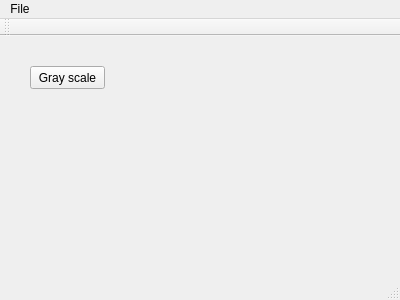
<?xml version="1.0" encoding="UTF-8"?>
<ui version="4.0">
 <class>MainWindow</class>
 <widget class="QMainWindow" name="MainWindow">
  <property name="geometry">
   <rect>
    <x>0</x>
    <y>0</y>
    <width>400</width>
    <height>300</height>
   </rect>
  </property>
  <property name="windowTitle">
   <string>MainWindow</string>
  </property>
  <widget class="QWidget" name="centralWidget">
   <widget class="QPushButton" name="grayscale">
    <property name="geometry">
     <rect>
      <x>30</x>
      <y>30</y>
      <width>75</width>
      <height>23</height>
     </rect>
    </property>
    <property name="text">
     <string>Gray scale</string>
    </property>
   </widget>
  </widget>
  <widget class="QMenuBar" name="menuBar">
   <property name="geometry">
    <rect>
     <x>0</x>
     <y>0</y>
     <width>400</width>
     <height>22</height>
    </rect>
   </property>
   <widget class="QMenu" name="menuFile">
    <property name="title">
     <string>File</string>
    </property>
    <addaction name="actionOpen_file"/>
   </widget>
   <addaction name="menuFile"/>
  </widget>
  <widget class="QToolBar" name="mainToolBar">
   <attribute name="toolBarArea">
    <enum>TopToolBarArea</enum>
   </attribute>
   <attribute name="toolBarBreak">
    <bool>false</bool>
   </attribute>
  </widget>
  <widget class="QStatusBar" name="statusBar"/>
  <action name="actionOpen_file">
   <property name="text">
    <string>Open file</string>
   </property>
  </action>
 </widget>
 <layoutdefault spacing="6" margin="11"/>
 <resources/>
 <connections/>
</ui>
